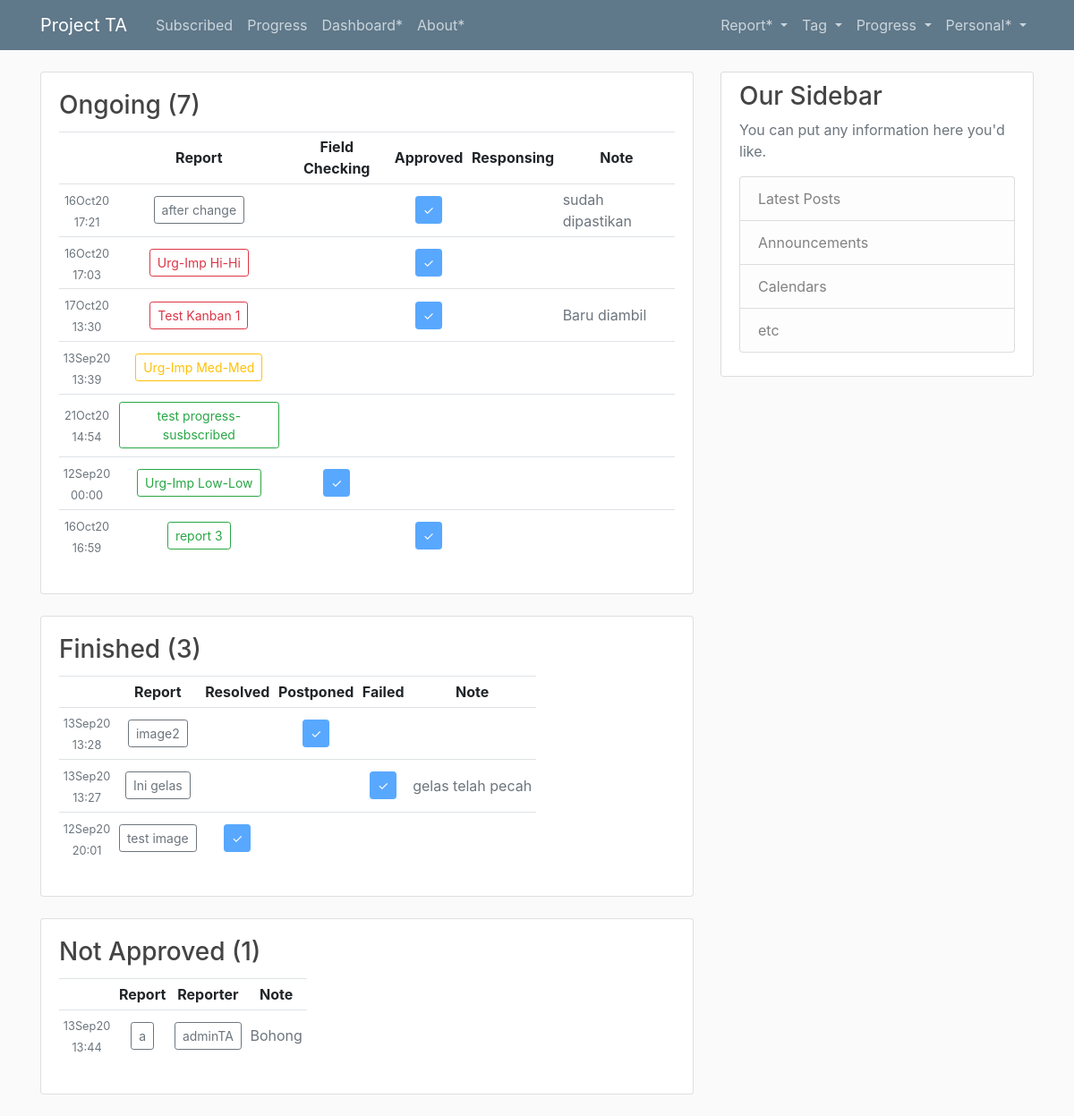
Before: /progress-taken (signed in) with the older database file.
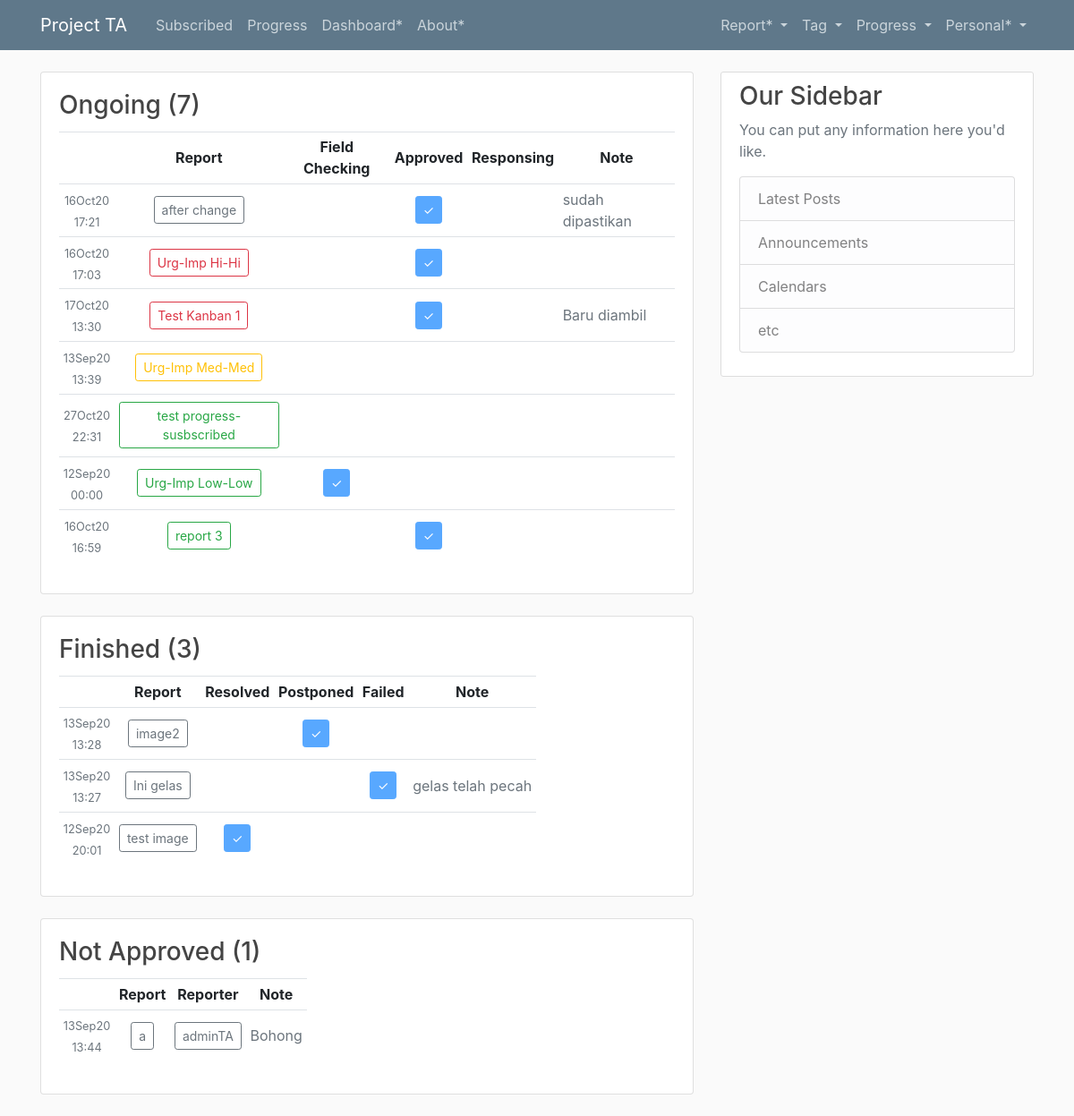
After: the same page with the newer database file.
### report/models.py (models this page shows, shortened)
class Report(models.Model):
    class Level(models.IntegerChoices):
        HIGH = 1
        MEDIUM = 2
        LOW = 3
    class TaskLevel(models.IntegerChoices):
        Task_Taken = 1
        Field_Checking = 2
        Approved = 3
        Not_Approved = 4
        Responsing = 5
        Resolved = 6
        Postponed = 7
        Failed = 8
    title = models.CharField(max_length=100, null=True)
    content = models.TextField(null=True)
    date_reported = models.DateTimeField(default=timezone.now, null=True)
    reporter = models.ForeignKey(User, on_delete=models.CASCADE, null=True)
    image = models.ImageField(upload_to='report_images', null=True)
    tag = models.ManyToManyField(Tag)
    urgency = models.IntegerField(choices=Level.choices, null=True)
    importance = models.IntegerField(choices=Level.choices, null=True)
    progress = models.IntegerField(choices=TaskLevel.choices, null=True, blank=True)
    taker = models.ForeignKey(User, on_delete=models.SET_NULL, null=True, blank=True, related_name='reporttaken_set')
    date_last_progress = models.DateTimeField(null=True, blank=True)
    progress_note = models.TextField(null=True, blank=True)
    point = models.IntegerField(null=True, blank=True)

### report/views.py (the view)
# urls.py: path('progress-taken', views.ProgressTaken, name='progress-taken'),
def ProgressTaken(request):
    if not request.user.username:
        return redirect('/login/?next=%s' % request.path)
    user = request.user
    reports = Report.objects.filter(taker=user).order_by('urgency','importance', '-date_reported__date')
    reports_ongoing = reports.filter(progress__lte=3) | reports.filter(progress=5)
    reports_finished = reports.filter(progress__gte=6).order_by('-date_last_progress')
    reports_not_approved = reports.filter(progress=4).order_by('-date_last_progress')
    context = {'reports_ongoing' : reports_ongoing,
               'reports_finished' : reports_finished,
               'reports_not_approved' : reports_not_approved}
    return render(request, 'report/progress_taken.html', context)

### report/templates/report/progress_taken.html (shortened to what the changed rows need)
{% extends 'base.html' %}
{% load crispy_forms_tags %}
{% block content %}
<div class="card card-body">
    <table class="table table-sm table-hover table-responsive">
        <tr>
            <th class="align-middle" style="text-align:center"></th>
            <th class="align-middle" style="text-align:center">Report</th>
            <th class="align-middle" style="text-align:center">Field Checking</th>
            <th class="align-middle" style="text-align:center">Approved</th>
            <th class="align-middle" style="text-align:center">Responsing</th>
            <th class="align-middle" style="text-align:center">Note</th>
        </tr>
        {% for report in reports_ongoing %}
        <tr>
            <td class="align-middle"  style="text-align:center">
                <div>
                <small class="text-muted">{{ report.date_last_progress|date:"dMy" }}</small>
                </div>
                <div>
                <small class="text-muted">{{ report.date_last_progress|date:"H:i" }}</small>
                </div>
            </td>
            <td class="align-middle"  style="text-align:center">
                {% if report.urgency == 1%}
                <a class="btn btn-outline-danger btn-sm mt-1 mb-1" href="{% url 'report-detail' report.pk %}">
                     {{report.title}}
                </a>
                {% elif report.urgency == 2 %}
                <a class="btn btn-outline-warning btn-sm mt-1 mb-1" href="{% url 'report-detail' report.pk %}">
                     {{report.title}}
                </a>
                {% elif report.urgency == 3 %}
                <a class="btn btn-outline-success btn-sm mt-1 mb-1" href="{% url 'report-detail' report.pk %}">
                     {{report.title}}
                </a>
                {% else %}
                <a class="btn btn-outline-secondary btn-sm mt-1 mb-1" href="{% url 'report-detail' report.pk %}">
                     {{report.title}}
                </a>
                {% endif %}
            </td>
            <td class="align-middle"  style="text-align:center">
            </td>
            <td class="align-middle"  style="text-align:center">
            </td>
            <td class="align-middle"  style="text-align:center">
            </td>
            <td class="align-middle">
            </td>
        </tr>
        {% endfor %}
    </table>
</div>
<br>
<div class="card card-body">
    <table class="table table-sm table-hover table-responsive">
        <tr>
            <th class="align-middle" style="text-align:center"></th>
            <th class="align-middle" style="text-align:center">Report</th>
            <th class="align-middle" style="text-align:center">Resolved</th>
            <th class="align-middle" style="text-align:center">Postponed</th>
            <th class="align-middle" style="text-align:center">Failed</th>
            <th class="align-middle" style="text-align:center">Note</th>
        </tr>
    </table>
</div>
<br>
<div class="card card-body">
    <table class="table table-sm table-hover table-responsive">
        <tr>
            <th class="align-middle" style="text-align:center"></th>
            <th class="align-middle" style="text-align:center">Report</th>
            <th class="align-middle" style="text-align:center">Reporter</th>
            <th class="align-middle" style="text-align:center">Note</th>
        </tr>
    </table>
</div>
<br>
{% endblock %}

Changed rows visible on the page:
changed Report "test progress-susbscribed": date_last_progress "21Oct20" → "27Oct20"; date_last_progress "14:54" → "22:31"
